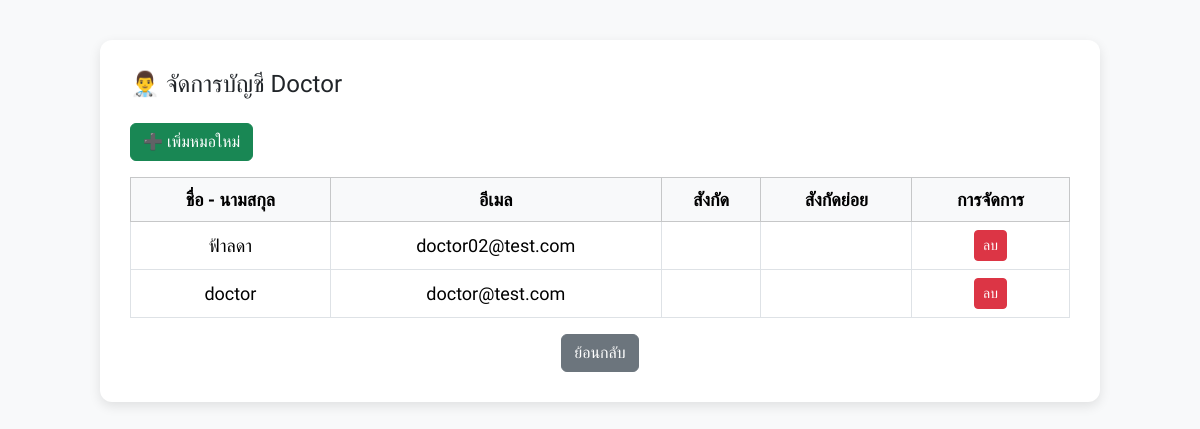
Screenshot of /admin/manage_doctor.php (signed in) with the database file from the repository.
### tables this page shows
CREATE TABLE `users` (
  `id` int(11) NOT NULL AUTO_INCREMENT,
  `fullname` varchar(255) DEFAULT NULL,
  `student_id` varchar(20) DEFAULT NULL,
  `dob` date DEFAULT NULL,
  `age` int(11) DEFAULT NULL,
  `phone` varchar(20) DEFAULT NULL,
  `email` varchar(255) DEFAULT NULL,
  `password` varchar(255) DEFAULT NULL,
  `citizen_id` char(13) DEFAULT NULL,
  `affiliation_id` int(11) DEFAULT NULL,
  `sub_affiliation_id` int(11) DEFAULT NULL,
  `can_talk_to` enum('เพื่อน','แฟน','ผู้ปกครอง','อาจารย์','พี่  / น้อง','ญาติ') DEFAULT NULL,
  `has_pet` enum('มี','ไม่มี') DEFAULT NULL,
  `family_status` enum('บิดามารดาอยู่ด้วยกัน','บิดามารดาหย่าร้าง','บิดาเสียชีวิต','มารดาเสียชีวิต','บิดาและมารดาเสียชีวิต') DEFAULT NULL,
  `financial_status` enum('พอใช้','ไม่พอใช้') DEFAULT NULL,
  `drug_use` enum('ใช้','ไม่ใช้') DEFAULT NULL,
  `has_support` enum('มี','ไม่มี') DEFAULT NULL,
  `role` enum('user','doctor','admin','superadmin') DEFAULT 'user',
  `status` varchar(100) DEFAULT NULL,
  `created_at` datetime DEFAULT current_timestamp(),
  PRIMARY KEY (`id`),
  UNIQUE KEY `email` (`email`)
);

### admin/manage_doctor.php (the view, shortened to what this page needs)
<?php
include('../config/db.php');
$result = $conn->query("
    SELECT u.id, u.fullname, u.email, a.name AS affiliation, s.name AS sub_affiliation
    FROM users u
    LEFT JOIN affiliations a ON u.affiliation_id = a.id
    LEFT JOIN sub_affiliations s ON u.sub_affiliation_id = s.id
    WHERE u.role = 'doctor'
    ORDER BY u.id DESC
");
?>
<!DOCTYPE html>
<html lang="th">
<head>
    <link href="https://cdn.jsdelivr.net/npm/bootstrap@5.3.2/dist/css/bootstrap.min.css" rel="stylesheet">
</head>
<body>
<div class="container">
    <h4 class="mb-4">👨‍⚕️ จัดการบัญชี Doctor</h4>
    <a href="add_doctor.php" class="btn btn-success mb-3">➕ เพิ่มหมอใหม่</a>
    <table class="table table-bordered text-center align-middle">
        <thead class="table-light">
            <tr>
                <th>ชื่อ - นามสกุล</th>
                <th>อีเมล</th>
                <th>สังกัด</th>
                <th>สังกัดย่อย</th>
                <th>การจัดการ</th>
            </tr>
        </thead>
        <tbody>
        <?php while ($row = $result->fetch_assoc()): ?>
            <tr>
                <td><?= htmlspecialchars($row['fullname']) ?></td>
                <td><?= htmlspecialchars($row['email']) ?></td>
                <td><?= $row['affiliation'] ?></td>
                <td><?= $row['sub_affiliation'] ?></td>
                <td>
                    <a href="?delete=<?= $row['id'] ?>" onclick="return confirm('ยืนยันลบหมอคนนี้?')" class="btn btn-sm btn-danger">ลบ</a>
                </td>
            </tr>
        <?php endwhile; ?>
        </tbody>
    </table>
    <div class="text-center mt-3">
        <a href="dashboard.php" class="btn btn-secondary">ย้อนกลับ</a>
    </div>
</div>
</body>
</html>

### admin/manage_doctor.php (style rules this page uses)
body { font-family: 'Sarabun', sans-serif; font-size: 18px; background-color: #f8f9fa; }
.container { max-width: 1000px; margin-top: 40px; background: white; padding: 30px; border-radius: 12px; box-shadow: 0 4px 12px rgba(0,0,0,0.1); }
th, td { vertical-align: middle !important; }

### rows the page displays
users: fullname "ฟ้าลดา", email "doctor02@test.com"
users: fullname "doctor", email "doctor@test.com"
